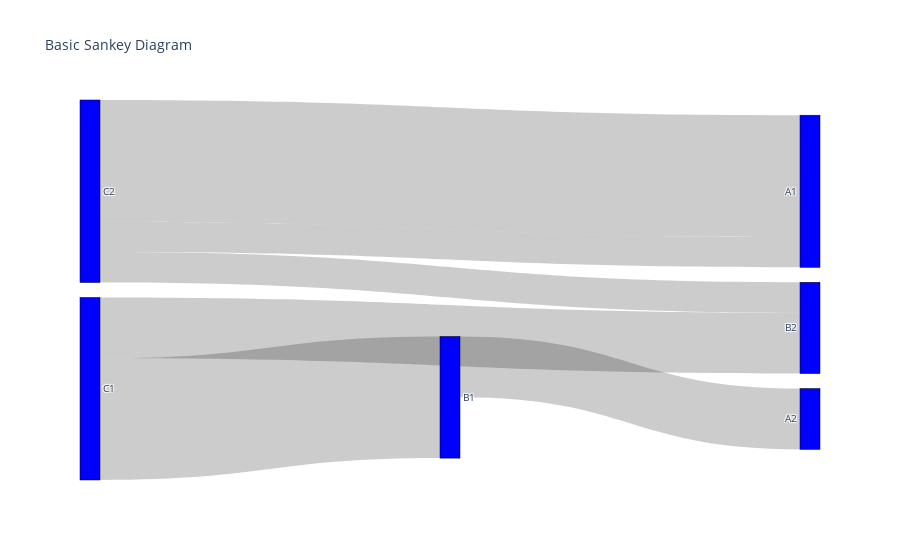

The notebook cell this image was saved under:
### Markdown cell above
#### Sankey of permit filing method vs status

### Code cell
# basic sankey
fig = go.Figure(data=[go.Sankey(
    node = dict(
      pad = 15,
      thickness = 20,
      line = dict(color = "black", width = 0.5),
      label = ["A1", "A2", "B1", "B2", "C1", "C2"],
      color = "blue"
    ),
    link = dict(
      source = [5, 2, 5, 4, 4, 5], # indices correspond to labels, eg A1, A2, A1, B1, ...
      target = [0, 1, 0, 2, 3, 3],
      value = [8, 4, 2, 8, 4, 2]
  ))])

fig.update_layout(title_text="Basic Sankey Diagram", font_size=10)
fig.show()

### Figure 1 — Plotly figure (JSON) as saved in the notebook; plotly's stock layout.template omitted (floating-point values rounded to 4 significant figures)
{"data": [{"link": {"source": [5, 2, 5, 4, 4, 5], "target": [0, 1, 0, 2, 3, 3], "value": [8, 4, 2, 8, 4, 2]}, "node": {"color": "blue", "label": ["A1", "A2", "B1", "B2", "C1", "C2"], "line": {"color": "black", "width": 0.5}, "pad": 15, "thickness": 20}, "type": "sankey"}], "layout": {"font": {"size": 10}, "title": {"text": "Basic Sankey Diagram"}}}
